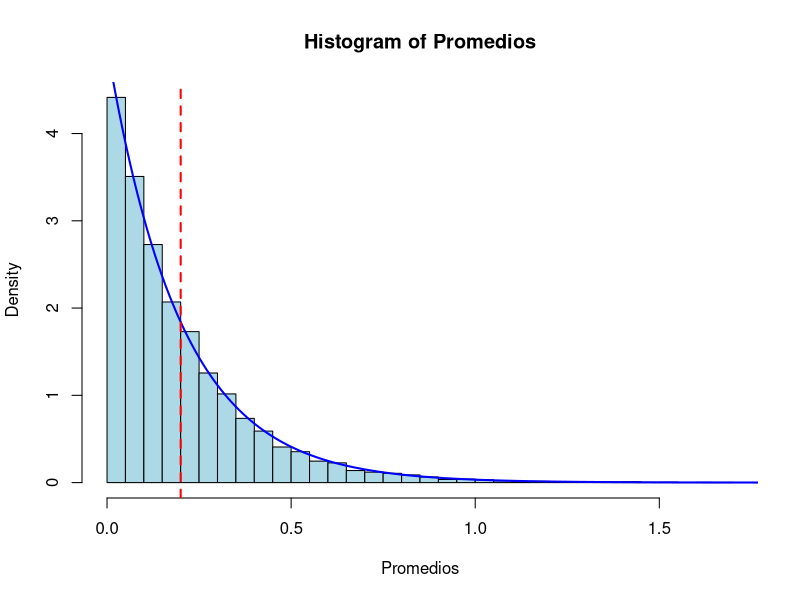
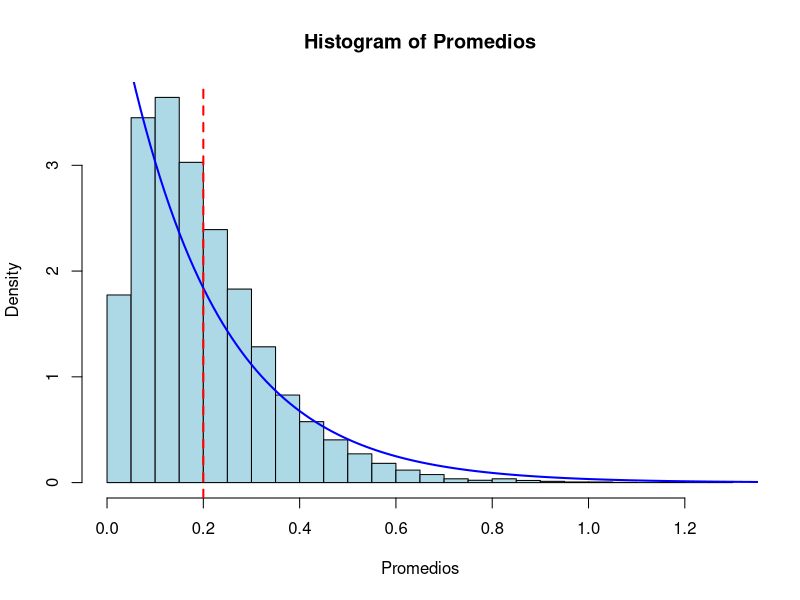
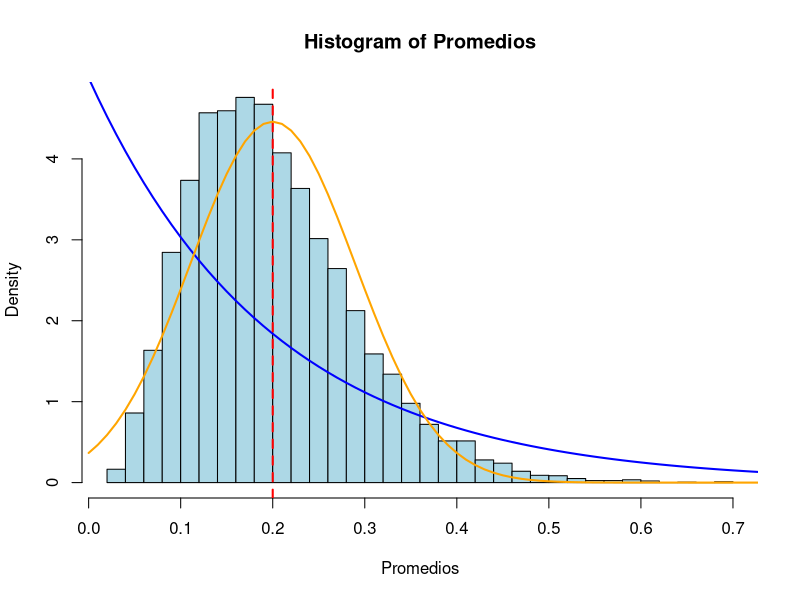
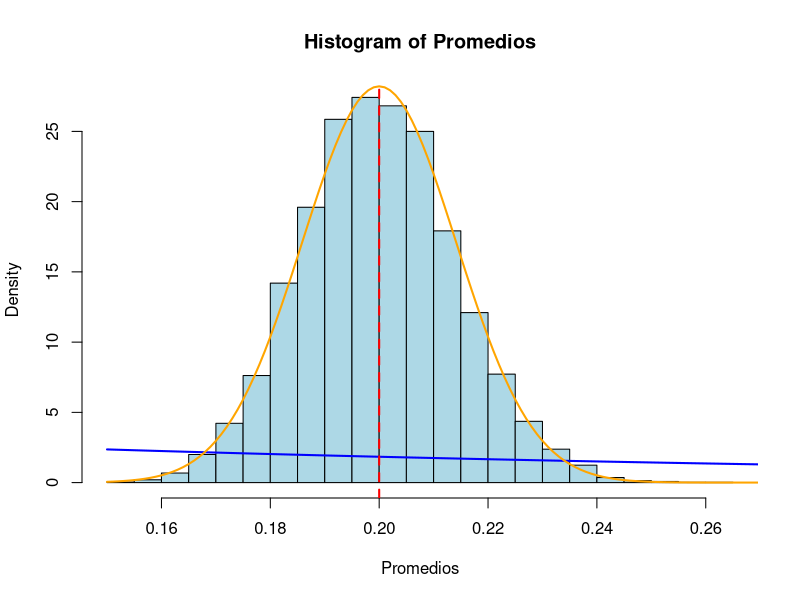

These charts were generated, in order, by the following R code:
## ---- chunk 1
lambda <- 5
## ---- chunk 2
rE <- function(n){
  X <- rexp(n, rate = lambda)
  return(mean(X))
}
## ---- chunk 3
Promedios <- replicate(10000, rE(1))
## ---- chunk 4
# Histograma de los rexp()
hist(Promedios, prob = TRUE, breaks = 30, col = "lightblue")

# Gráfica de la distribución exp teórica
Xs <- seq(0, 2, 0.01)
lines(Xs, dexp(Xs, lambda), col = "blue", lwd = 2)

# Hallando la media
mu <- 1/lambda
sigma <- 1/lambda

abline(v = mu, lty = 2, lwd = 2, col="red")

## ---- chunk 5
Promedios <- replicate(10000, rE(2))
## ---- chunk 6
# Histograma de los rexp()
hist(Promedios, prob = TRUE, breaks = 30, col = "lightblue")

# Gráfica de la distribución exp teórica
Xs <- seq(0, 2, 0.01)
lines(Xs, dexp(Xs, lambda), col = "blue", lwd = 2)

# Hallando la media
mu <- 1/lambda
sigma <- 1/lambda

abline(v = mu, lty = 2, lwd = 2, col="red")

## ---- chunk 7
n <- 5
Promedios <- replicate(10000, rE(n))
## ---- chunk 8
# Histograma de los rexp()
hist(Promedios, prob = TRUE, breaks = 30, col = "lightblue")

# Gráfica de la distribución exp teórica
Xs <- seq(0, 2, 0.01)
lines(Xs, dexp(Xs, lambda), col = "blue", lwd = 2)

# Hallando la media
mu <- 1/lambda
sigma <- 1/lambda

abline(v = mu, lty = 2, lwd = 2, col="red")

# Comparando con la normal
lines(Xs, dnorm(Xs, mu, sigma/sqrt(n)), col = "orange", lwd = 2)
## ---- chunk 9
n <- 200
Promedios <- replicate(10000, rE(n))
## ---- chunk 10
# Histograma de los rexp()
hist(Promedios, prob = TRUE, breaks = 30, col = "lightblue")

# Gráfica de la distribución exp teórica
Xs <- seq(0.15, 0.27, 0.001)
lines(Xs, dexp(Xs, lambda), col = "blue", lwd = 2)

# Hallando la media
mu <- 1/lambda
sigma <- 1/lambda

abline(v = mu, lty = 2, lwd = 2, col="red")

# Comparando con la normal
lines(Xs, dnorm(Xs, mu, sigma/sqrt(n)), col = "orange", lwd = 2)
